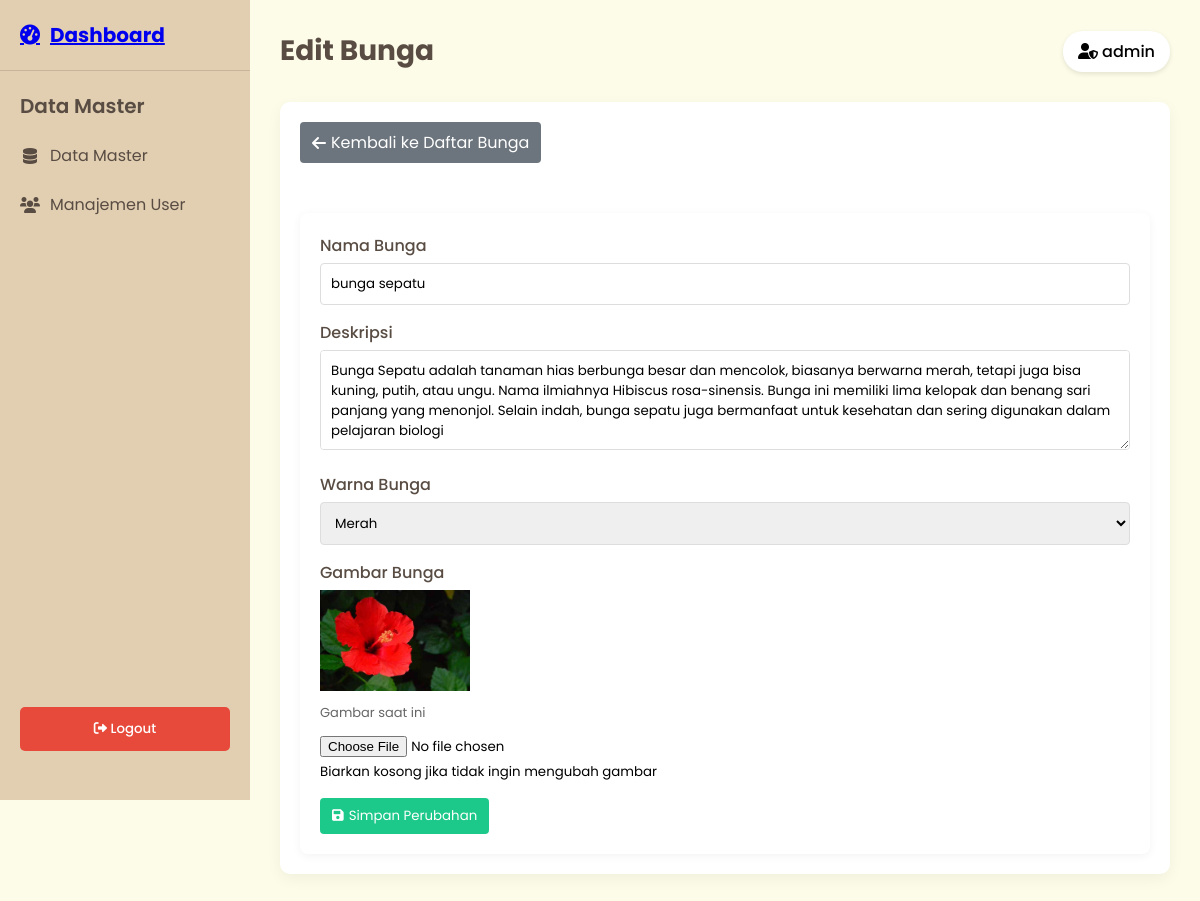
The page /flower_shop/admin/edit_flowers.php?id=25 (signed in) on the database its author committed.
### tables this page shows
CREATE TABLE `products` (
  `id` int(11) NOT NULL,
  `name` varchar(255) NOT NULL,
  `color` varchar(50) NOT NULL,
  `price` decimal(10,2) NOT NULL,
  `description` text DEFAULT NULL,
  `image` varchar(255) NOT NULL,
  `created_at` timestamp NOT NULL DEFAULT current_timestamp(),
  `updated_at` timestamp NOT NULL DEFAULT current_timestamp() ON UPDATE current_timestamp(),
  `category` varchar(50) NOT NULL DEFAULT 'produk',
  `image_path` varchar(255) DEFAULT NULL
);

### flower_shop/admin/edit_flowers.php (the view, shortened to what this page needs)
<?php
require __DIR__.'/../config/database.php';
$id = $_GET['id'] ?? null;
try {
    $stmt = $pdo->prepare("SELECT * FROM products WHERE id = ? AND category = 'bunga'");
    $stmt->execute([$id]);
    $flower = $stmt->fetch();
} catch (PDOException $e) {
    header("Location: flowers.php?error=1");
    exit;
}
?>
<!DOCTYPE html>
<html lang="en">
<head>
    <link rel="stylesheet" href="https://cdnjs.cloudflare.com/ajax/libs/font-awesome/6.0.0/css/all.min.css">
    <link rel="stylesheet" href="../assets/css/admin.css">
</head>
<body>
    <div class="sidebar">
        <div class="sidebar-header">
            <a href="dashboard.php" class="dashboard-link">
                <h2><i class="fas fa-tachometer-alt"></i> <span>Dashboard</span></h2>
            </a>
        </div>
        <div class="sidebar-menu">
            <div class="menu-title">Data Master</div>
            <div class="menu-item" onclick="toggleSubmenu('data-master')">
                <i class="fas fa-database"></i> <span>Data Master</span>
            </div>
            <a href="users.php" class="menu-item">
        <i class="fas fa-users"></i> <span>Manajemen User</span>
    </a>
    <button class="logout-btn" onclick="window.location.href='logout.php'">
                <i class="fas fa-sign-out-alt"></i> <span>Logout</span>
            </button>
        </div>
    </div>
    <div class="main-content">
        <div class="header">
            <h1>Edit Bunga</h1>
            <div class="user-info">
                <i class="fas fa-user-shield"></i> <?php echo htmlspecialchars($_SESSION['username'] ?? 'Admin'); ?>
            </div>
        </div>
        <div class="data-section">
            <a href="flowers.php" class="btn btn-back">
                <i class="fas fa-arrow-left"></i> Kembali ke Daftar Bunga
            </a>
            <form method="POST" enctype="multipart/form-data" class="edit-form">
                <div class="form-group">
                    <label for="name">Nama Bunga</label>
                    <input type="text" id="name" name="name" value="<?= htmlspecialchars($flower['name']) ?>" required>
                </div>
                <div class="form-group">
                    <label for="description">Deskripsi</label>
                    <textarea id="description" name="description" rows="3" required><?= htmlspecialchars($flower['description']) ?></textarea>
                </div>
                <div class="form-group">
                    <label for="color">Warna Bunga</label>
                    <select id="color" name="color" required>
                        <option value="merah" <?= $flower['color'] === 'merah' ? 'selected' : '' ?>>Merah</option>
                    </select>
                </div>
                <div class="form-group">
                    <label for="image">Gambar Bunga</label>
                    <?php if ($flower['image_path']): ?>
                        <div class="current-image">
                            <img src="../<?= htmlspecialchars($flower['image_path']) ?>" alt="Current Image" width="150">
                            <p>Gambar saat ini</p>
                        </div>
                    <?php endif; ?>
                    <input type="file" id="image" name="image" accept="image/*">
                    <small>Biarkan kosong jika tidak ingin mengubah gambar</small>
                </div>
                <button type="submit" class="btn btn-primary">
                    <i class="fas fa-save"></i> Simpan Perubahan
                </button>
            </form>
        </div>
    </div>
</body>
</html>

### flower_shop/assets/css/admin.css (style rules this page uses)
:root { --sidebar-bg: #E2CEB1; --main-bg: #FDFCE8; --text-dark: #584C43; --text-light: #FFFFFF; --accent-color: #4E73DE; --danger-color: #E74A3B; --success-color: #1CC88A; }
* { margin: 0; padding: 0; box-sizing: border-box; font-family: 'Poppins', sans-serif; }
body { display: flex; min-height: 100vh; background-color: var(--main-bg); overflow-x: hidden; }
.sidebar { width: 250px; background-color: var(--sidebar-bg); color: var(--text-dark); height: 100vh; position: fixed; padding: 20px 0; transition: all 0.3s ease-in-out; z-index: 1050; overflow-y: auto; -webkit-overflow-scrolling: touch; }
.sidebar-header { padding: 0 20px 20px; border-bottom: 1px solid rgba(88, 76, 67, 0.2); }
.sidebar-header h2 { font-size: 20px; font-weight: 700; display: flex; align-items: center; gap: 10px; }
.sidebar-menu { margin-top: 20px; position: relative; min-height: calc(100vh - 120px); }
.sidebar-menu a.menu-item { display: flex; align-items: center; padding: 12px 20px; color: var(--text-dark); text-decoration: none; transition: all 0.3s; cursor: pointer; }
.sidebar-menu a.menu-item i { margin-right: 10px; width: 20px; text-align: center; }
.menu-item { padding: 12px 20px; cursor: pointer; transition: all 0.3s; display: flex; align-items: center; color: var(--text-dark); }
.menu-item i { margin-right: 10px; width: 20px; text-align: center; }
.menu-title { font-size: 20px; font-weight: 600; margin: 20px 20px 10px; color: var(--text-dark); }
.logout-btn { position: absolute; bottom: 20px; left: 20px; right: 20px; padding: 12px; background-color: var(--danger-color); color: var(--text-light); border: none; border-radius: 5px; cursor: pointer; text-align: center; font-weight: 500; transition: all 0.3s; text-decoration: none; display: block; }
.main-content { flex: 1; margin-left: 250px; padding: 30px; transition: all 0.3s ease-in-out; }
.header { display: flex; justify-content: space-between; align-items: center; margin-bottom: 30px; flex-wrap: wrap; gap: 15px; }
.header h1 { color: var(--text-dark); font-size: 28px; }
.user-info { background-color: white; padding: 8px 15px; border-radius: 20px; box-shadow: 0 2px 5px rgba(0,0,0,0.1); font-weight: 500; }
.data-section { background-color: white; padding: 20px; border-radius: 10px; box-shadow: 0 5px 15px rgba(0,0,0,0.05); margin-bottom: 30px; overflow-x: auto; }
.btn { padding: 8px 12px; border-radius: 4px; cursor: pointer; display: inline-flex; align-items: center; gap: 5px; text-decoration: none; transition: all 0.3s; white-space: nowrap; }
.btn-primary { background-color: var(--success-color); color: white; border: none; }
.btn-back { background-color: #6c757d; color: white; margin-bottom: 20px; }
.add-form, .edit-form { background-color: white; padding: 20px; border-radius: 8px; box-shadow: 0 2px 10px rgba(0,0,0,0.05); margin-top: 30px; }
.form-group { margin-bottom: 15px; }
.form-group label { display: block; margin-bottom: 5px; font-weight: 500; color: var(--text-dark); }
.form-group input[type="text"], .form-group textarea, .form-group select { width: 100%; padding: 10px; border: 1px solid #ddd; border-radius: 4px; font-family: 'Poppins', sans-serif; }
.form-group textarea { min-height: 100px; resize: vertical; }
.form-group input[type="file"] { width: 100%; }
.current-image { margin-bottom: 10px; }
.current-image p { margin: 5px 0 0; font-size: 13px; color: #666; }

### rows shown on the page
products: name "bunga sepatu", description "Bunga Sepatu adalah tanaman hias berbunga besar dan mencolok, biasanya berwarna merah, tetapi juga bisa kuning, putih, atau ungu. Nama ilmiahnya Hibiscus rosa-sinensis. Bunga ini memiliki lima kelopak dan benang sari panjang yang menonjol. Selain indah, bunga sepatu juga bermanfaat untuk kesehatan dan sering digunakan dalam pelajaran biologi", color "Merah", image_path (picture)

### other values the page prints
$_SESSION['username'] "admin"
